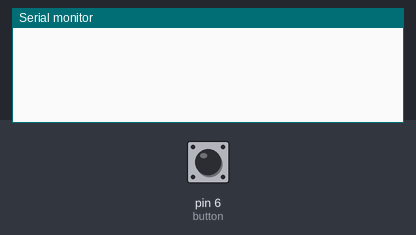
Recording of a sketch running on a simulated Arduino Uno, built with avr-gcc and run on an emulated ATmega328P. Parts: the last lines printed to the serial monitor. The test bench sets the inputs (shaded band); at power-on: pin 6 (button) HIGH.

Above: at 1.2 s.
1.3 s: pin 6 (button) pulled LOW for 0.15 s
At 1.43 s:
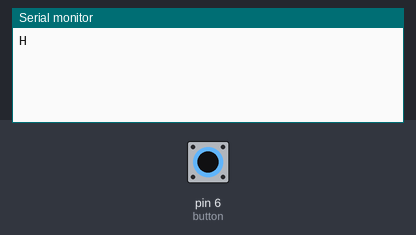
At 2.1 s:
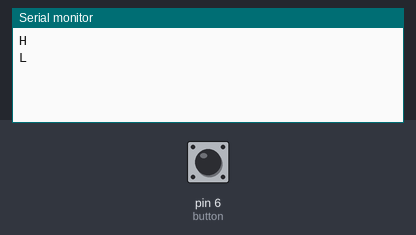

Measured:
- after the input at 1.3 s, the serial monitor: prints a new line at once (image 1)

The sketch:

FarinangoRafael_RETO3_SE.ino
```cpp
/*
 * RETO 3
 * NOMBRE: RAFAEL FARINANGO
 */

#define button 6
boolean bandera = false;

void setup() {
  Serial.begin(9600);
  pinMode(button, INPUT);
}

void loop() {
  if (digitalRead(button) == LOW && bandera == false) {
    Serial.println('H');
    bandera = true;
  }
  else if (digitalRead(button) == HIGH && bandera == true){
    Serial.println('L');
    bandera = false;
  }
  delay(5);

}
```
